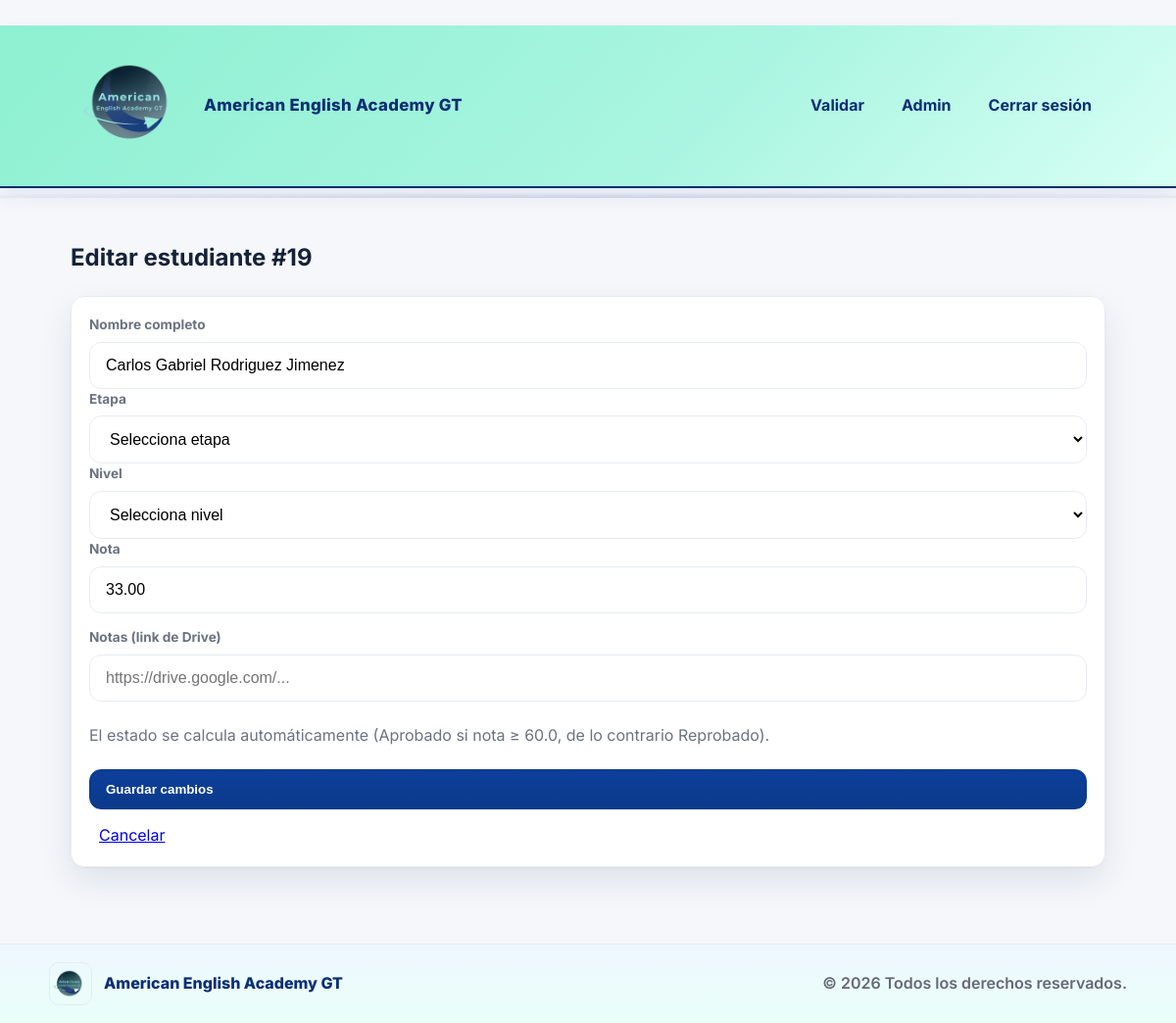
Page /admin/editar/19 (signed in) on the committed database.
### tables this page shows
CREATE TABLE estudiantes(
          id INTEGER PRIMARY KEY AUTOINCREMENT,
          token TEXT UNIQUE NOT NULL,
          nombre TEXT NOT NULL,
          curso TEXT NOT NULL,
          nota REAL NOT NULL,
          estado TEXT CHECK(estado IN ('Aprobado','Reprobado')) NOT NULL,
          creado_en TEXT NOT NULL
        , columna TEXT, notas TEXT, programa TEXT);

### app.py (the view, shortened to what this page needs)
@app.route("/admin/editar/<int:id>", methods=["GET","POST"])
@login_required
@role_required("admin", "subadmin")
def editar_estudiante(id):
    with conn() as c:
        e = c.execute("SELECT * FROM estudiantes WHERE id=?", (id,)).fetchone()
    if not e:
        abort(404)
    etapa_val, nivel_val = "", ""
    if " - " in e["curso"]:
        etapa_val, nivel_val = e["curso"].split(" - ", 1)
    return render_template("editar.html", est=e, etapa_val=etapa_val, nivel_val=nivel_val)

### app.py (called while the page is built)
@app.context_processor
def inject_user():
    return {
        "current_user": session.get("user"),
        "PASSING_GRADE": PASSING_GRADE,
        "ETAPAS": ETAPAS,
        "YEAR": datetime.now().year,   # <-- año dinámico para footer
    }

def conn():
    c = sqlite3.connect(DB_PATH)
    c.row_factory = sqlite3.Row
    c.create_function("strip_accents", 1, strip_accents_py)
    return c

def login_required(view):
    @wraps(view)
    def wrapper(*args, **kwargs):
        user = session.get("user")
        if not user:
            return redirect(url_for("login", next=request.path))
        return view(*args, **kwargs)
    return wrapper

def role_required(*roles):
    def decorator(view):
        @wraps(view)
        def wrapper(*args, **kwargs):
            user = session.get("user")
            if not isinstance(user, dict):
                session.clear()
                flash("Sesión inválida. Inicia sesión nuevamente.", "error")
                return redirect(url_for("login"))
            if user.get("rol") not in roles:
                flash("permiso_denegado", "modal")
                return redirect(url_for("admin"))
            return view(*args, **kwargs)
        return wrapper
    return decorator

@app.context_processor
def inject_user():
    return {"current_user": session.get("user"),
            "PASSING_GRADE": PASSING_GRADE,
            "ETAPAS": ETAPAS}

@app.context_processor
def inject_user():
    return {"current_user": session.get("user"),
            "PASSING_GRADE": PASSING_GRADE,
            "ETAPAS": ETAPAS}

### templates/editar.html (shortened to what this page needs)
{% extends "base.html" %}
{% block content %}
<h2>Editar estudiante #{{ est.id }}</h2>
<form class="card form" method="post">
  <div class="grid two">
    <label class="field">
      <span>Nombre completo</span>
      <input name="nombre" value="{{ est.nombre }}" required />
    </label>
    <label class="field">
      <span>Etapa</span>
      <select name="etapa" id="etapa_edit" required>
        <option value="">Selecciona etapa</option>
      </select>
    </label>
    <label class="field">
      <span>Nivel</span>
      <select name="nivel" id="nivel_edit" required>
        <option value="">Selecciona nivel</option>
      </select>
    </label>
    <label class="field">
      <span>Nota</span>
      <input name="nota" type="number" step="0.01" min="0" max="100"
             value="{{ '%.2f'|format(est.nota) }}" required />
    </label>
  </div>
  <div class="field">
  <span>Notas (link de Drive)</span>
  <input class="input" type="url" name="notas"
         value="{{ est.notas or '' }}" placeholder="https://drive.google.com/..." />
</div>
  <div style="margin:8px 0;color:var(--muted);">
    El estado se calcula automáticamente (Aprobado si nota ≥ {{ PASSING_GRADE }}, de lo contrario Reprobado).
  </div>
  <button class="btn btn-primary">Guardar cambios</button>
  <a href="{{ url_for('admin') }}" class="link" style="margin-left:10px;">Cancelar</a>
</form>
{% endblock %}

### static/style.css (style rules this page uses)
:root { --aqua:#8DF0D0; --aqua-2:#6FEAC5; --blue:#0A2E73; --blue-2:#0d3f9a; --bg:#f5f7fb; --card:#ffffff; --text:#152238; --muted:#6b7280; --border:#e7ebf3; --ok:#16a34a; --ok-ink:#0f8a46; --ok-bg:#e8fbf1; --bad:#dc2626; --bad-ink:#b91c1c; --bad-bg:#fde8e8; --radius:14px; --shadow:0 14px 34px rgba(19,35,70,.10), 0 1px 2px rgba(19,35,70,.05); --shadow-soft:0 10px 24px rgba(19,35,70,.08), 0 1px 2px rgba(19,35,70,.05); --focus:0 0 0 3px rgba(13,110,253,.28); }
* { box-sizing:border-box }
html,body { height:100% }
body { margin:0; background:var(--bg); color:var(--text); font-family:Inter, system-ui, -apple-system, Segoe UI, Roboto, Arial, "Noto Sans", sans-serif; line-height:1.6; }
.card { background:rgba(255,255,255,.92); backdrop-filter: blur(6px); border:1px solid var(--border); border-radius:var(--radius); box-shadow:var(--shadow); padding:18px; }
.btn { appearance:none; border-radius:12px; border:1px solid var(--border); padding:12px 16px; font-weight:800; text-decoration:none; display:inline-flex; align-items:center; gap:10px; cursor:pointer; transition:.18s ease; color:var(--text); background:#fff; }
.btn-primary { background: linear-gradient(180deg, var(--blue-2), #0b3a8a); color:#fff; border-color:#0b3a8a; }
.form { display:grid; gap:14px }
.field { display:grid; gap:6px }
.field > span { font-size:.85rem; color:var(--muted); font-weight:700 }
.input, .field input, .field select, .field textarea { width:100%; padding:14px 16px; border:1px solid var(--border); border-radius:12px; background:#fff; outline:none; font-size:1rem }
body::before { content: ""; position: fixed; inset: 0; background: url("https://www.toptal.com/designers/subtlepatterns/uploads/dot-grid.png"); opacity: 0.08; pointer-events: none; z-index: -1; }

### rows in the picture
estudiantes: id "19", nombre "Carlos Gabriel Rodriguez Jimenez", nota "33.00"

### other values in the picture
{{ PASSING_GRADE }} "60.0"
